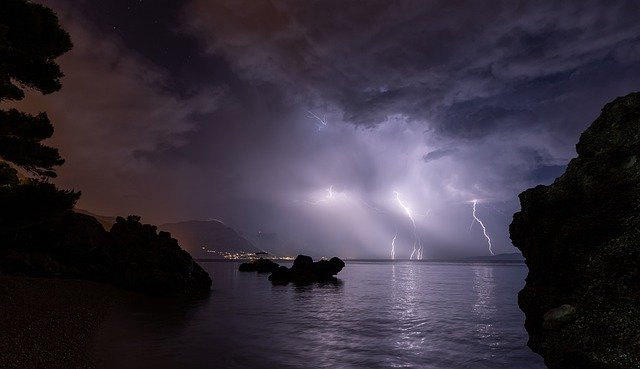
#> input picture opencv/2학기/images/img6.jpg, 640 x 369 px, found by its file name
$ python 'opencv 특징 및 기술자.py'
#> lines starting #> are read from the running program, lines starting #| are printed output that depends on the picture

import cv2
import numpy as np

img1_src = cv2.imread("/Users/bagseonghyeon/Desktop/schoolstudy/opencv/2학기/images/img6.jpg", cv2.IMREAD_GRAYSCALE)
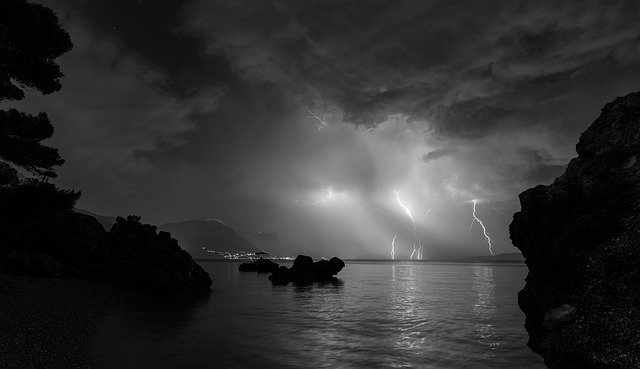
#> img1_src: shape (369, 640); min 0, max 255, mean 50.3
img1 = cv2.resize(img1_src, (320,240))
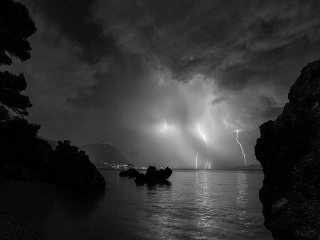
#> img1: shape (240, 320); min 0, max 250, mean 50.2

keyPoint = cv2.goodFeaturesToTrack (img1, 25, 0.01, 10)
#> keyPoint = 25 rows, first 8: [167, 179], [167, 167], [196, 167], [117, 167], [209, 167], [146, 170], [237, 130], [288, 101]
keyPoint = np.int0(keyPoint)

img2 = cv2.cvtColor(img1, cv2.COLOR_GRAY2BGR)

for i in keyPoint:
    x, y = i.ravel()
    cv2.circle(img2, (x,y), 5, (0,0,255))
    cv2.imshow("goodToTrack", img2)
#> this loop made 25 passes
#> (x, y) on passes 1 to 12: (167, 179), (167, 167), (196, 167), (117, 167), (209, 167), (146, 170), (237, 130), (288, 101), (157, 169), (203, 219), (257, 139), (20, 92)
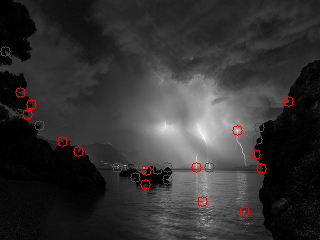
#> img2: shape (240, 320, 3); mean B, G, R 49.7, 49.7, 52

sift = cv2.SIFT.create()
# surf = cv2.xfeatures2d.SURF_create()
fast = cv2.FastFeatureDetector_create()
orb = cv2.ORB_create()

methods = [(sift, 'sift'),
            # (surf, 'surf'),
            (fast, 'fast'),
            (orb, 'orb')]

for (method, name) in methods:
    print(name)
    keyPoint = method.detect(img1, None)
    res = cv2.drawKeypoints (img1, keyPoint, img1)
    cv2.imshow(name, res)
#> this loop made 3 passes
#> name on passes 1 to 3: 'sift', 'fast', 'orb'
#| sift
#| fast
#| orb
#> pass 1, `res = cv2.drawKeypoints (img1, keyPoint, img1)`:
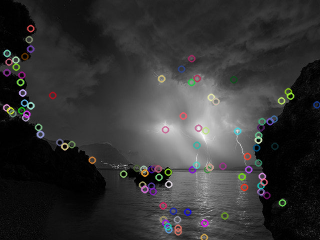
#> res: shape (240, 320, 3); mean of channels 0, 1, 2 52.3, 52.3, 52.6; drawn as B, G, R
#> pass 2, `res = cv2.drawKeypoints (img1, keyPoint, img1)`:
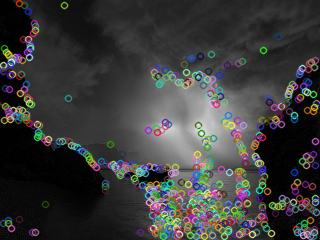
#> res: shape (240, 320, 3); mean of channels 0, 1, 2 59, 59.5, 59.5; drawn as B, G, R
#> pass 3, `res = cv2.drawKeypoints (img1, keyPoint, img1)`:
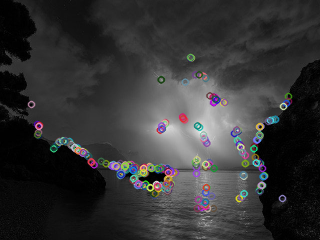
#> res: shape (240, 320, 3); mean of channels 0, 1, 2 52.8, 52.3, 52.6; drawn as B, G, R

cv2.waitKey(0)
cv2.destroyAllWindows()

$ run again, with opencv/2학기/images/img1.jpg copied over opencv/2학기/images/img6.jpg
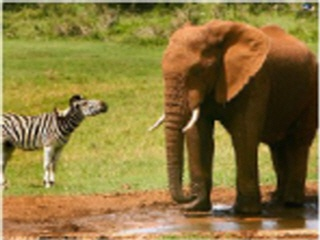
#> input picture opencv/2학기/images/img1.jpg, 320 x 240 px, found by its file name
#> `keyPoint = cv2.goodFeaturesToTrack (img1, 25, 0.01, 10)`: keyPoint = 25 rows, first 8: [3, 125], [215, 121], [59, 115], [49, 182], [77, 105], [196, 110], [213, 208], [317, 3]
#> the loop `for i in keyPoint:` made 25 passes
#> after the loop `for i in keyPoint:`:
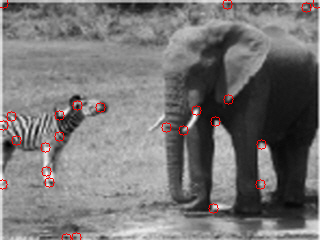
#> img2: shape (240, 320, 3); mean B, G, R 116.9, 116.9, 119
#> the loop `for (method, name) in methods:` made 3 passes
#> name on passes 1 to 3: 'sift', 'fast', 'orb'
#> (printed output is left out)
#> pass 3, `res = cv2.drawKeypoints (img1, keyPoint, img1)`:
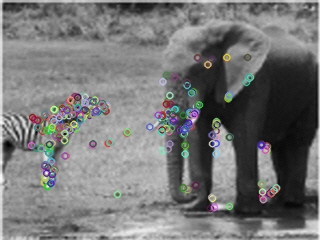
#> res: shape (240, 320, 3); mean of channels 0, 1, 2 118.5, 118.5, 118.3; drawn as B, G, R

$ run again, with opencv/2학기/images/img10.jpg copied over opencv/2학기/images/img6.jpg
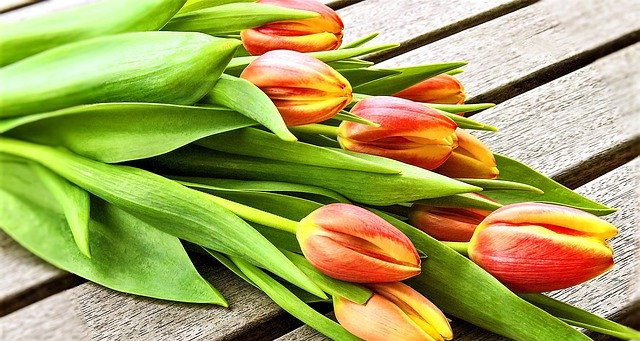
#> input picture opencv/2학기/images/img10.jpg, 640 x 341 px, found by its file name
#> `keyPoint = cv2.goodFeaturesToTrack (img1, 25, 0.01, 10)`: keyPoint = 25 rows, first 8: [163, 3], [209, 189], [119, 53], [113, 215], [173, 77], [181, 41], [247, 109], [151, 228]
#> the loop `for i in keyPoint:` made 25 passes
#> after the loop `for i in keyPoint:`:
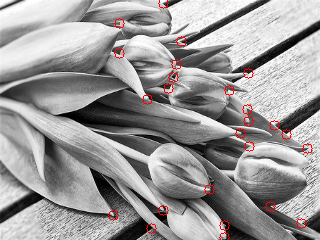
#> img2: shape (240, 320, 3); mean B, G, R 153.2, 153.2, 155.5
#> the loop `for (method, name) in methods:` made 3 passes
#> name on passes 1 to 3: 'sift', 'fast', 'orb'
#> (printed output is left out)
#> pass 3, `res = cv2.drawKeypoints (img1, keyPoint, img1)`:
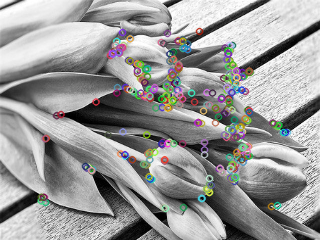
#> res: shape (240, 320, 3); mean of channels 0, 1, 2 153.4, 154, 154.1; drawn as B, G, R

$ run again, with opencv/2학기/images/img11.jpg copied over opencv/2학기/images/img6.jpg
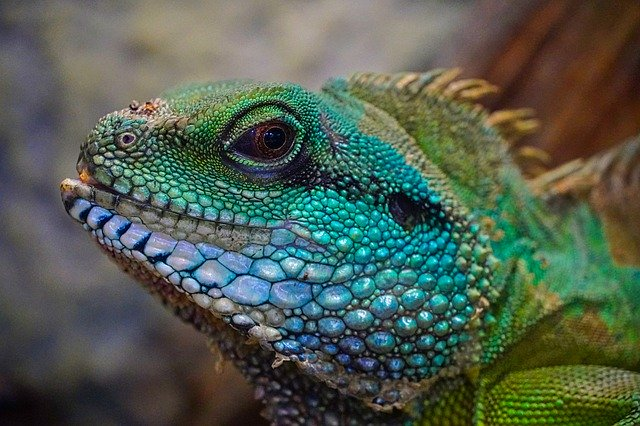
#> input picture opencv/2학기/images/img11.jpg, 640 x 426 px, found by its file name
#> `keyPoint = cv2.goodFeaturesToTrack (img1, 25, 0.01, 10)`: keyPoint = 25 rows, first 8: [82, 147], [173, 100], [177, 169], [192, 104], [227, 179], [201, 179], [164, 107], [138, 194]
#> the loop `for i in keyPoint:` made 25 passes
#> after the loop `for i in keyPoint:`:
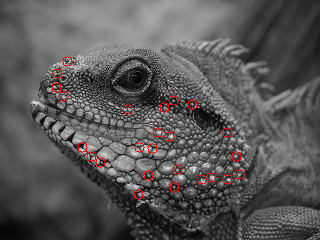
#> img2: shape (240, 320, 3); mean B, G, R 87.1, 87.1, 89.5
#> the loop `for (method, name) in methods:` made 3 passes
#> name on passes 1 to 3: 'sift', 'fast', 'orb'
#> (printed output is left out)
#> pass 3, `res = cv2.drawKeypoints (img1, keyPoint, img1)`:
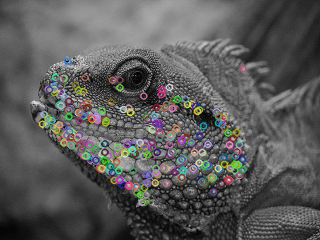
#> res: shape (240, 320, 3); mean of channels 0, 1, 2 89.6, 90.4, 90.6; drawn as B, G, R
